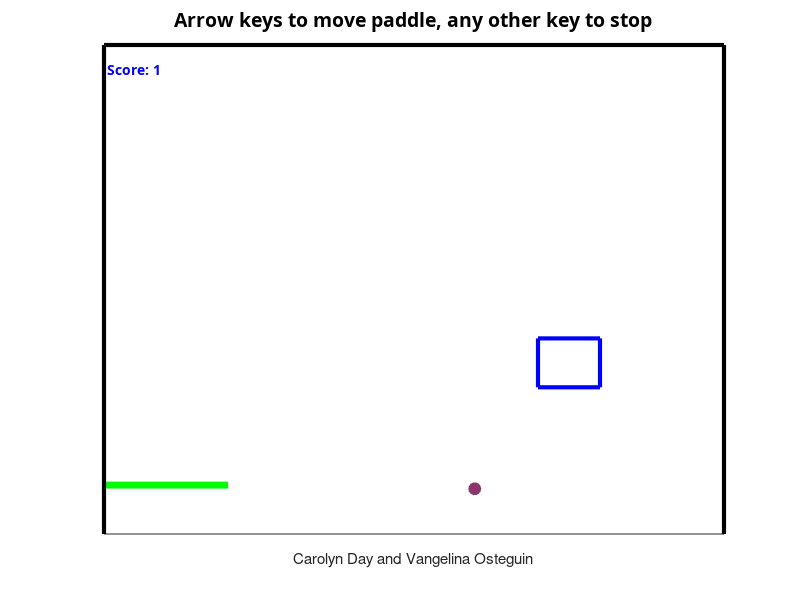

Source code (MATLAB):
function pong_Day_Osteguin
%Modified the pong code by David Buckingham
%https://www.mathworks.com/matlabcentral/fileexchange/31177-dave-s-matlab-pong

%%%%%% main part of the code %%%
global game_over

close all
initData  %first function, initialize the data variables
initFigure %second function, initialize the figure
while ~game_over %runs till game_over = 1
    moveBall; %third function, compute ball movement including collision detection
    movePaddle; %fourth function, compute paddle position based on user input. 
    refreshPlot; %fifth function, refresh plot based on moveBall and movePaddle
end

%%%%%%%%%%%%%%%%%%%%%%%%%%%%%%%%%%%%%%%%%%%%%%%%%%%%
function initData %first function, initialize the data variables
%%%%%%%%%%%%%%%%%%%%%%%%%%%%%%%%%%%%%%%%%%%%%%%%%%%%
global WALL_X_MIN WALL_X_MAX WALL_Y_MIN WALL_Y_MAX
global PADDLE_WIDTH BALL_SIZE 
global BALL_INIT_VX BALL_INIT_VY DT DELAY
global PADDLE_VX PADDLE_VY PADDLE_SPEED_X PADDLE_SPEED_Y
global game_over Score1
global ex ex2

Score1 = 0;
game_over = 0;
WALL_X_MIN = 0;
WALL_X_MAX = 100;
WALL_Y_MIN = 0;
WALL_Y_MAX = 100;
PADDLE_WIDTH = 20;
BALL_SIZE = 10;
BALL_INIT_VX = -8;
BALL_INIT_VY = -8;
PADDLE_VX = 0;
PADDLE_VY = 0;
PADDLE_SPEED_X = 8; 
PADDLE_SPEED_Y = 3; 
DT = 0.1; 
DELAY = 0.001;
ex = 1+0.1*rand;
ex2 = 1+0.1*rand;


%%%%%%%%%%%%%%%%%%%%%%%%%%%%%%%%%%%%%%%%%%%%%%%%%%%%
function initFigure %second function, initialize the figure
%%%%%%%%%%%%%%%%%%%%%%%%%%%%%%%%%%%%%%%%%%%%%%%%%%%%
global PADDLE_WIDTH BALL_SIZE 
global WALL_X_MIN WALL_X_MAX WALL_Y_MIN WALL_Y_MAX
global BALL_INIT_VX BALL_INIT_VY
global ball_x ball_y ball_vx ball_vy 
global paddle_x_left paddle_x_right paddle_y
global ball_anim paddle_anim
global Score


fig = figure; %initialize the figure
set(fig, 'Resize', 'off'); %do not allow figure to resize
set(fig,'KeyPressFcn',@keyDown); %setkey presses for later
ball_x = WALL_X_MAX; %0.5*(WALL_X_MIN+WALL_X_MAX); 
ball_y = WALL_Y_MAX;
ball_vx = BALL_INIT_VX; 
ball_vy = BALL_INIT_VY;
paddle_x_left = 0;
paddle_x_right = PADDLE_WIDTH;
paddle_y = 10;

axis([WALL_X_MIN WALL_X_MAX WALL_Y_MIN WALL_Y_MAX]); %set the size of the board.
axis manual;
Score = text(0,WALL_Y_MAX-WALL_Y_MAX/20,' Score: 0',...
    'FontName','FixedWidth',...
    'Color','b',...
    'FontWeight','Bold',...
    'FontUnits','normalized');

hold on;
title(['Arrow keys to move paddle, any other key to stop'],'FontName','FixedWidth','Fontsize',14);
xlabel('Carolyn Day and Vangelina Osteguin');
% title(['press keys <left/right> to move the paddle; Score = ',num2str(Score)],'Fontsize',14);
set(gca, 'color', 'w', 'YTick', [], 'XTick', []); %remove x and y label

%%%%%%% set the ball and paddle %%%%%%
ball_anim = plot(ball_x,ball_y,'o','Markersize',BALL_SIZE,'Markerfacecolor','r','Markeredgecolor','w'); %create ball
paddle_anim = line('Xdata',[paddle_x_left paddle_x_right],'Ydata',[paddle_y paddle_y],'Color','g','Linewidth',5); %paddle

%%%%%%%% set the walls %%%%%%%
line('Xdata',[WALL_X_MIN WALL_X_MIN],'Ydata',[WALL_Y_MIN WALL_Y_MAX],'Color','k','Linewidth',3); %left wall
line('Xdata',[WALL_X_MIN WALL_X_MAX],'Ydata',[WALL_Y_MAX WALL_Y_MAX],'Color','k','Linewidth',3); %top wall
line('Xdata',[WALL_X_MAX WALL_X_MAX],'Ydata',[WALL_Y_MIN WALL_Y_MAX],'Color','k','Linewidth',3); %right wall
line('Xdata',[80 80],'Ydata',[30 40],'Color','b','Linewidth',3);
line('Xdata',[70 70],'Ydata',[30 40],'Color','b','Linewidth',3);
line('Xdata',[70 80],'Ydata',[30 30],'Color','b','Linewidth',3);
line('Xdata',[70 80],'Ydata',[40 40],'Color','b','Linewidth',3);


%%%%%%%%%%%%%%%%%%%%%%%%%%%%%%%%%%%%%%%%%%%%%%%%%%%%
function moveBall %third function, compute ball movement including collision detection
%%%%%%%%%%%%%%%%%%%%%%%%%%%%%%%%%%%%%%%%%%%%%%%%%%%%
global ball_x ball_y ball_vx ball_vy  DT ball_anim BALL_INIT_VY BALL_INIT_VX
global WALL_X_MIN WALL_X_MAX WALL_Y_MIN WALL_Y_MAX
global paddle_x_left paddle_x_right paddle_y
global game_over Score Score1
global ex ex2

ball_x = ball_x + ball_vx*DT;
ball_y = ball_y + ball_vy*DT;


if (ball_y < paddle_y) 
    game_over = 1;
elseif (ball_x <= paddle_x_right && ball_x >= paddle_x_left && ball_y <= (paddle_y + 1) && ball_y > paddle_y) %detect paddle
    ball_vy = -ball_vy*ex;
    ball_vx = ball_vx*ex2;
    Score1 = Score1 + 1;
    set(Score,'String',sprintf(' Score: %i',Score1))
elseif (ball_x < WALL_X_MIN)
    ball_vx = - ball_vx*ex2;
    ball_vy = ball_vy*ex;
elseif (ball_x > WALL_X_MAX)  %detect right wall
    ball_vx = - ball_vx*ex;
    ball_vy = ball_vy*ex2;
elseif (ball_y > WALL_Y_MAX) %detect top wall
    ball_vy = -ball_vy*ex;
    ball_vx = ball_vx*ex2;
elseif abs(ball_vx) >= 8
    ball_vx = ball_vx*.75; 
elseif abs(ball_vy) >= 8
    ball_vy = ball_vy*.75;    
elseif (ball_x <= 80 && ball_x >= 70 && ball_y <= 40 && ball_y >= 30)
    set (ball_anim,'Markerfacecolor',rand(1,3))
end
    
    



%%%%%%%%%%%%%%%%%%%%%%%%%%%%%%%%%%%%%%%%%%%%%%%%%%%%
function movePaddle %fourth function, compute paddle position based on user input. 
%%%%%%%%%%%%%%%%%%%%%%%%%%%%%%%%%%%%%%%%%%%%%%%%%%%%
global PADDLE_VX PADDLE_VY
global PADDLE_WIDTH DT
global paddle_x_left paddle_x_right paddle_y
global WALL_X_MIN WALL_X_MAX WALL_Y_MAX

paddle_x_left = paddle_x_left + PADDLE_VX*DT;
paddle_x_right = paddle_x_left + PADDLE_WIDTH;
paddle_y = paddle_y + PADDLE_VY*DT;

if (paddle_x_left < WALL_X_MIN)
    paddle_x_left = WALL_X_MIN;
elseif (paddle_x_right > WALL_X_MAX)
    paddle_x_left = WALL_X_MAX - PADDLE_WIDTH;
end

if (paddle_y < 10)
    paddle_y = 10;
elseif (paddle_y > WALL_Y_MAX)
    paddle_y = WALL_Y_MAX;
end

%%%%%%%%%%%%%%%%%%%%%%%%%%%%%%%%%%%%%%%%%%%%%%%%%%%%
function refreshPlot %fifth function, refresh plot based on moveBall and movePaddle
%%%%%%%%%%%%%%%%%%%%%%%%%%%%%%%%%%%%%%%%%%%%%%%%%%%%
global ball_x ball_y
global ball_anim paddle_anim
global paddle_x_left paddle_x_right paddle_y
global DELAY

set(ball_anim, 'XData', ball_x, 'YData', ball_y);
set(paddle_anim, 'Xdata',[paddle_x_left paddle_x_right], 'YData', [paddle_y paddle_y]);
drawnow;
pause(DELAY);   


%%%%%%%%%%%%%%%%%%%%%%%%%%%%%%%%%%%%%%%%%%%%%%%%%%%%
function keyDown(src,event) %called from initFigure to take key press to move the paddle
%%%%%%%%%%%%%%%%%%%%%%%%%%%%%%%%%%%%%%%%%%%%%%%%%%%%
global PADDLE_VX PADDLE_SPEED_X PADDLE_SPEED_Y PADDLE_VY
switch event.Key
    case 'rightarrow'
      PADDLE_VX = PADDLE_SPEED_X;
      PADDLE_VY = 0;
    case 'leftarrow'
      PADDLE_VX = -PADDLE_SPEED_X;
      PADDLE_VY = 0;
    case 'uparrow'
      PADDLE_VX = 0;
      PADDLE_VY = PADDLE_SPEED_Y;
    case 'downarrow'
      PADDLE_VX = 0;
      PADDLE_VY = -PADDLE_SPEED_Y;
    otherwise
      PADDLE_VX = 0;
      PADDLE_VY = 0;
end

function keyUp(src,event) %called from initFigure to take key press to move the paddle
%%%%%%%%%%%%%%%%%%%%%%%%%%%%%%%%%%%%%%%%%%%%%%%%%%%%
global PADDLE_VX PADDLE_SPEED_X PADDLE_SPEED_Y PADDLE_VY
switch event.Key
    case 'rightarrow'
      if PADDLE_VX == 0
          PADDLE_VX = 0;
      end
    case 'leftarrow'
      PADDLE_VX == 1
      PADDLE_VX = 0;
    case 'uparrow'
      PADDLE_VY == PADDLE_SPEED_Y  
      PADDLE_VY = 0;
    case 'downarrow'
      PADDLE_VY == -PADDLE_SPEED_Y
      PADDLE_VY = 0;
    otherwise
      PADDLE_VX = 0;
      PADDLE_VY = 0;
end
